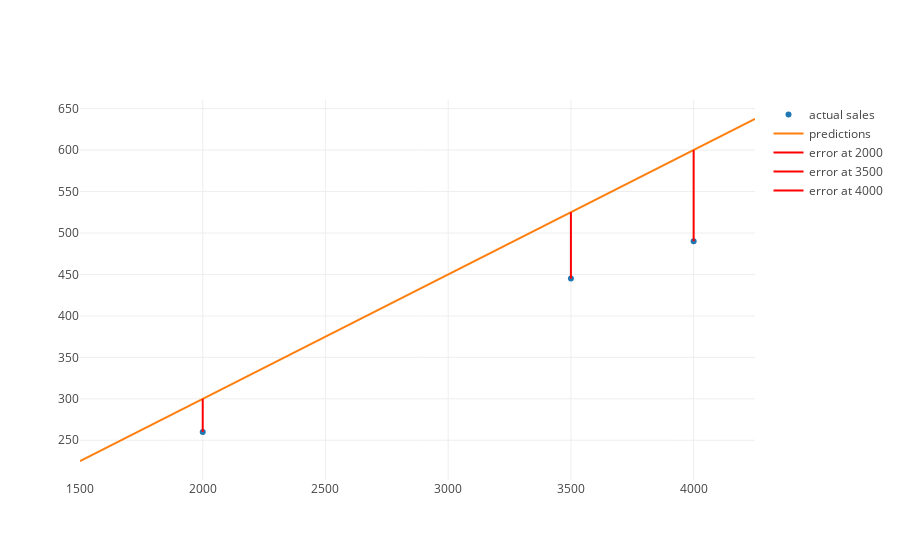

The code cell stored with this chart in its notebook:
### Markdown cell above
And we can plot the predictions of our hypothesis function alongside our actual data.

### Code cell
from graph import trace_values, plot
from error import error_line_traces
from data import data_trace
inputs = list(range(1500, 4500, 250))
predictions = list(map(lambda input: .15*input,inputs))
predictions_trace = trace_values(inputs, predictions, 'lines', name = 'predictions')
errors = [-40, -80, -110]
ad_spends = [2000, 3500, 4000]
sales = [260, 445, 490]
error_traces = error_line_traces(ad_spends, sales, errors)
plot([data_trace, predictions_trace] + error_traces)

### Figure 1 — Plotly figure (JSON) as saved in the notebook; plotly's stock layout.template omitted (floating-point values rounded to 4 significant figures)
{"data": [{"mode": "markers", "name": "actual sales", "text": [], "type": "scatter", "uid": "c027b8a6-2131-4183-98e3-e95eb6f0af2a", "x": [2000, 3500, 4000], "y": [260, 445, 490]}, {"mode": "lines", "name": "predictions", "text": [], "type": "scatter", "uid": "38c7de50-07ee-416a-ab27-0701fd09584b", "x": [1500, 1750, 2000, 2250, 2500, 2750, 3000, 3250, 3500, 3750, 4000, 4250], "y": [225, 262.5, 300, 337.5, 375, 412.5, 450, 487.5, 525, 562.5, 600, 637.5]}, {"hoverinfo": "none", "marker": {"color": "red"}, "mode": "lines", "name": "error at 2000", "text": ["-40"], "textposition": "top right", "type": "scatter", "uid": "5074177b-cd3a-414c-82ad-cde9bb612820", "x": [2000, 2000], "y": [300, 260]}, {"hoverinfo": "none", "marker": {"color": "red"}, "mode": "lines", "name": "error at 3500", "text": ["-80"], "textposition": "top right", "type": "scatter", "uid": "2c0ce15a-204d-4f95-a9a1-97d4b3285724", "x": [3500, 3500], "y": [525, 445]}, {"hoverinfo": "none", "marker": {"color": "red"}, "mode": "lines", "name": "error at 4000", "text": ["-110"], "textposition": "top right", "type": "scatter", "uid": "b5b625f7-ad7b-4968-8be7-38c72ae754ae", "x": [4000, 4000], "y": [600, 490]}], "layout": {"autosize": true, "xaxis": {"autorange": true, "range": [1500, 4250], "type": "linear"}, "yaxis": {"autorange": true, "range": [202.1, 660.4], "type": "linear"}}}
